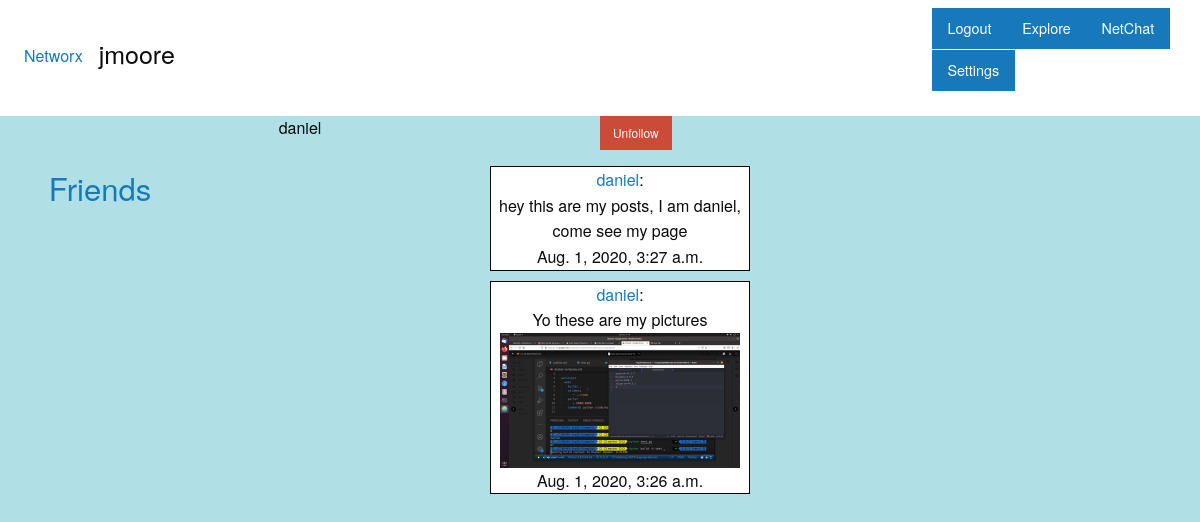
Page /29/ (signed in) on the committed database.
### myapp/models.py (models this page shows)
class PostModel(models.Model):
    user = models.ForeignKey(User, on_delete=models.CASCADE, default=None)
    content = models.CharField(max_length=160)
    image = models.ImageField(upload_to='profile_image', blank=True, null=True)
    timeCreated = models.DateTimeField(auto_now_add=True)
    updated_at = models.DateTimeField(auto_now=True)
    def __str__(self):
        return self.content

### myapp/views.py (the view)
# urls.py: path('<int:id>/', views.userView),
def userView(request, id):
    li = models.PostModel.objects.all()#list of posts from guest user
    guestUser = models.User.objects.filter(id=id)[0]
    friend, created = models.Friend.objects.get_or_create(currentUser=request.user)
    friends = friend.users.all()
    guestFriend, created = models.Friend.objects.get_or_create(currentUser=guestUser)
    guestFriends = guestFriend.users.all()
    context = {
    "userPosts":li,
    "guestFriends": guestFriends,
    "guestUser":guestUser,
    "friends": friends,
    }
    if request.user.id == id:
        return redirect("/home/")
    else:
        return render(request,"userPage.html", context=context)

### myapp/templates/userPage.html (shortened to what this page needs)
{% extends "base.html" %}
{% load static %}
{% block topBar %}
<body>
  <div class=" columns small-12 medium-3">
    <div class="top-bar">
      <div class="top-bar-left">
        <ul class="dropdown menu" data-dropdown-menu>
          <li>
            <a href="/home">Networx</a>
          </li>
          <li>
            <h4>{{user.username}}</h4>
          </li>
        </ul>
      </div>
      <div class="top-bar-right">
        <ul class="button-group even-4">
          <li id="buttonItem">
            <a href="/login" class="button">Logout</a>
          </li>
          <li id="buttonItem">
            <a href="/explore" class="button">Explore</a>
          </li>
          <li id="buttonItem">
            <a href="/chat" class="button">NetChat</a>
          </li>
          <li id="buttonItem">
            <a href="/settings" class="button">Settings</a>
          </li>
      </div>
    </div>
  </div>
{% endblock %}
{% block body %}
<div class="grid-x">
  <div class="cell small-6">{{guestUser.username}}</div>
  {% if guestUser in friends %}
  <div class="row">
  <a href="/{{guestUser.id}}/remove">
  <button type="button" class="alert button small">Unfollow</button>
  </a>
</div>
  {% else %}
  <div class="row">
  <a href="/{{guestUser.id}}/add">
  <button type="button" class="success button small">Follow</button>
  </a>
</div>
  {% endif %}
</div>
<div class="grid-container fluid">
  <div class="grid-x grid-margin-x">
    <div class="cell small-2 ">
      <a href="/friends/{{guestUser.id}}">
      <h3> Friends </h3>
      </a>
    </div>
  <div class="cell small-8">
  {% for post in userPosts reversed %}
    <ul>
      {% if post.user in guestFriends %}
      <li id="postItem">
        <div class="row">
          <a href="/{{post.user.id}}/">{{post.user}}</a>:
        </div>
          {{post}}
          {% if post.image %}
           <a href="{{post.image.url}}">
           <img src="{{post.image.url}}" width="240">
           </a>
           {% endif %}
        <div class="row">
          {{post.timeCreated}}
        </div>
      </li>
    </ul>
      {% elif post.user == guestUser %}
      <li id="postItem">
        <div class="row">
          <a href="/{{post.user.id}}/">{{post.user}}</a>:
        </div>
          {{post}}
          {% if post.image %}
           <a href="{{post.image.url}}">
           <img src="{{post.image.url}}" width="240">
           </a>
           {% endif %}
        <div class="row">
          {{post.timeCreated}}
        </div>
      </li>
      {% endif %}
    </ul>
  {% endfor %}
</div>
</div>
</div>
{% endblock %}

### myapp/templates/base.html (style rules this page uses)
body { background:powderblue; }
#postItem { word-break: break-word; margin:0 0 10px 0; background-color: white; list-style-type: none; border: 1px solid black; border-spacing: 100px }
#buttonItem { list-style-type:none; }

### myapp/templates/userPage.html (style rules this page uses)
body { background:powderblue; }
#postItem { word-break: break-word; margin:0 0 10px 0; background-color: white; list-style-type: none; border: 1px solid black; border-spacing: 100px }
#buttonItem { list-style-type:none; }

### rows in the picture
PostModel: user "daniel", content "hey this are my posts, I am daniel, come see my page", timeCreated "Aug. 1, 2020, 3:27 a.m."
PostModel: user "daniel", content "Yo these are my pictures", image (picture), timeCreated "Aug. 1, 2020, 3:26 a.m."

### other values in the picture
{{ user.username }} "jmoore"
{{ guestUser.username }} "daniel"
